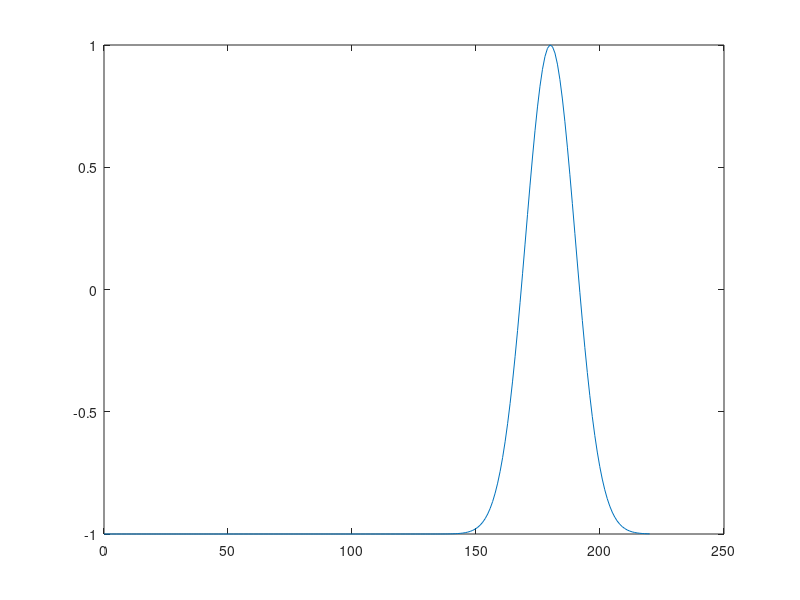

The MATLAB source for this figure: (Note: this script raises an error after producing the figure.)

%% heartrte:
hr_vector = linspace(0,220,220);
target_hr = 180;
S_hr = normpdf(hr_vector, target_hr, 10);
S_hr = S_hr/(0.5*max(S_hr)) - 1;

figure();
plot(hr_vector, S_hr); hold on;
xline(target_hr, 'k--');
yline(0, 'k-');
legend("HR Mapping Curve", "Target HR", "");
xlabel("Heart rate (bpm)");
ylabel('Performance Score S_h_r');
title("Heart Rate Mapping Example - μ=180, σ=10");

%% spo2:
spo2_vector = linspace(0,100,101);
s_spo2 = [-1*ones(1,90), linspace(-1,1,6) ,ones(1,5)];
figure();
plot(spo2_vector, s_spo2); hold on;
ylim([-1.2 1.2])
xlabel("SpO2 (%)");
ylabel('Performance Score S_s_p_o_2');
yline(0, 'k-');
title("SpO2 Mapping Example");

%% cadence:
cadence_vector = linspace(0,250,250);
target_cadence = 180;
S_cadence = normpdf(cadence_vector, target_cadence, 30);
S_cadence = S_cadence/(0.5*max(S_cadence)) - 1;
figure();
plot(cadence_vector, S_cadence); hold on;
yline(0, 'k-');
xline(target_cadence, 'k--');
legend("Cadence Mapping Curve", "Target Cadence", "");
xlabel("Cadence (step/min)");
ylabel('Performance Score S_c_a_d');
title("Cadence Mapping Example - μ=180, σ=30");

%% bobbing:
bobbing_vector = linspace(0,1,500);
S_bobbing = -2./(1+exp(-10*(bobbing_vector-0.5)))+1;
figure();
plot(bobbing_vector,S_bobbing); hold on;
yline(0, 'k-');
xlabel("Bobbing Ratio (1st f / 2nd Highest f)");
ylabel("Performance Score S_b_o_b_b_i_n_g");
title("Bobbing Mapping Example");
